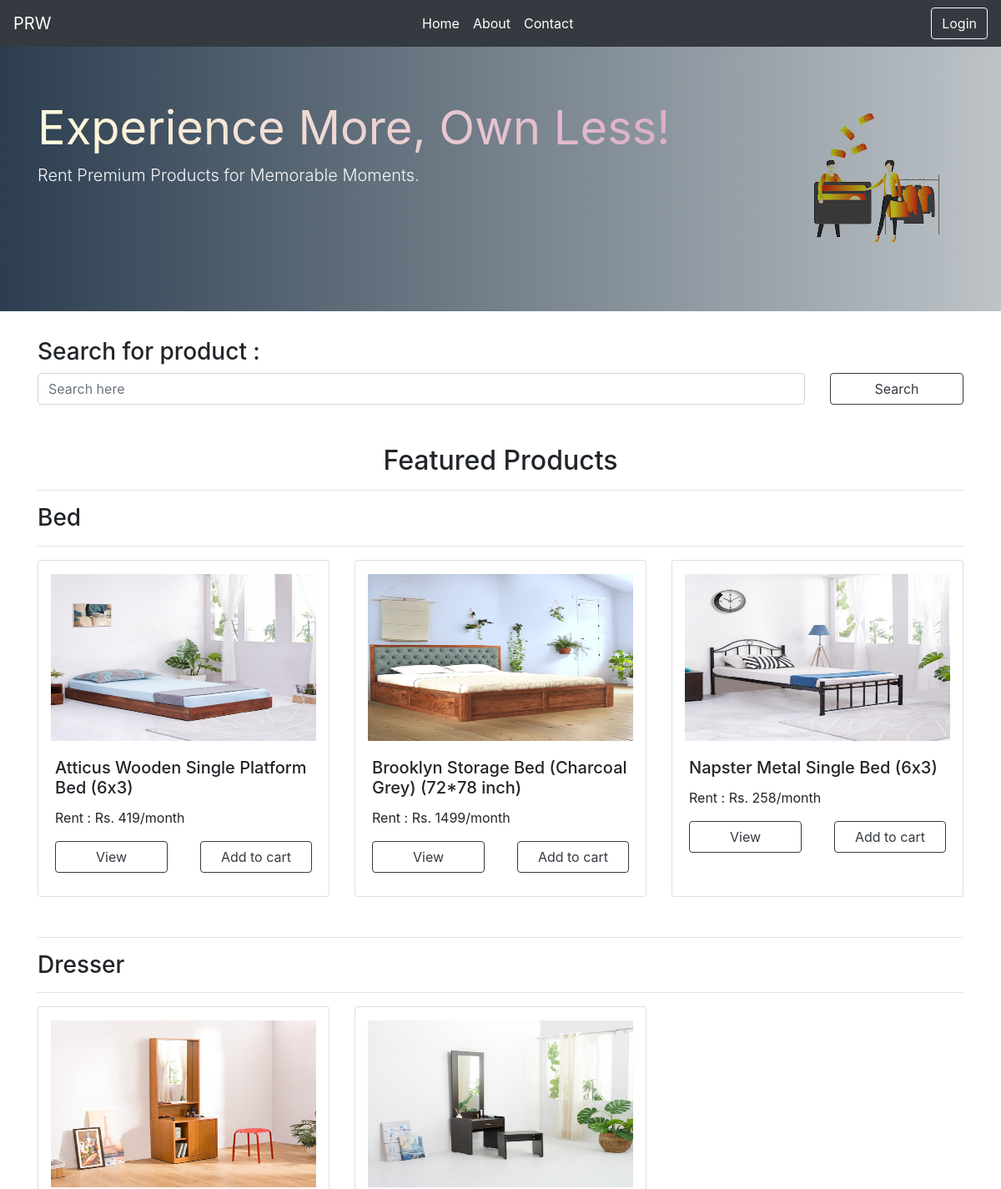
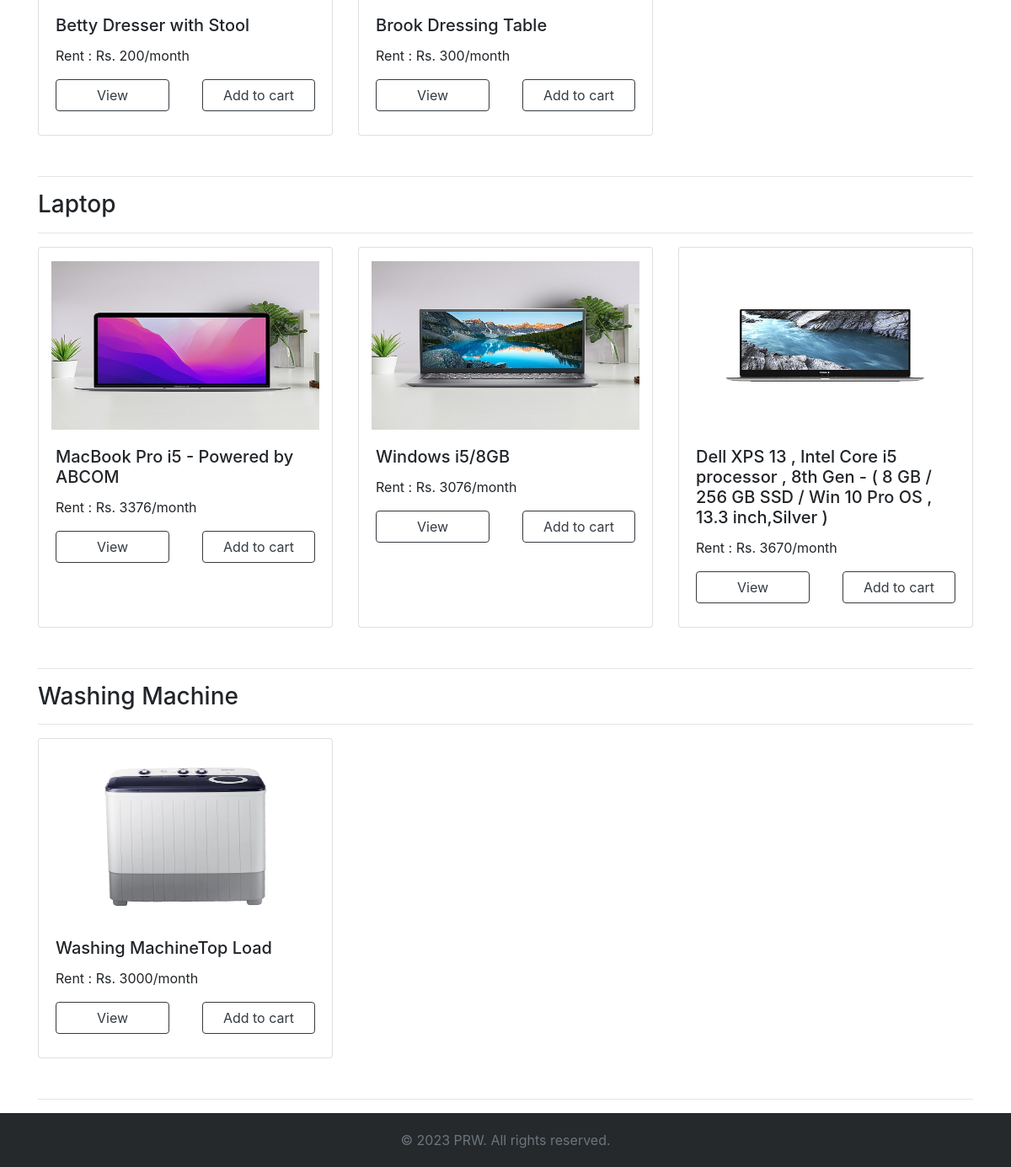
The page / on the database its author committed (2 pictures, top to bottom).
### models.py (models this page shows, shortened)
class Category(db.Model):
    category_id = db.Column(db.Integer,primary_key=True, autoincrement=True)
    category_name = db.Column(db.String(50),unique=True,nullable=False)
    category_fk = db.relationship('Product',backref='category', lazy=True, cascade="all,delete")

class Product(db.Model):
    product_id = db.Column(db.Integer,primary_key=True, autoincrement=True)
    product_name = db.Column(db.String(50),nullable=False)
    product_price = db.Column(db.Integer,nullable=True)
    product_image = db.Column(db.String(200),nullable=False)
    product_desc = db.Column(db.String(500),nullable=False)
    category_id = db.Column(db.Integer, db.ForeignKey('category.category_id'), nullable=False)
    user_id = db.Column(db.Integer, db.ForeignKey('user.user_id'), nullable=False)
    cart_fk = db.relationship('CartItem', backref='product', lazy=True, cascade="all,delete")

### routes.py (the view)
@app.route('/')
def index():
    try:
        category = Category.query.all()
        all_products = {}
        for cat in category:
            cat_products = Product.query.filter_by(category_id=cat.category_id).all()
            all_products[cat.category_name] = cat_products
        search = request.args.get('search')
        if search:
            all_products = search_products(search)
        return render_template('index.html', all_products=all_products)
    except Exception as e:
        flash('Something went wrong. Please try again !','danger')
        return redirect(url_for('index'))

### routes.py (called while the page is built)
@app.context_processor
def cart_item_count():
    if 'username' in session:
        try:
            user = User.query.filter_by(username=session['username']).first()
            cart_items = CartItem.query.filter_by(user_id=user.user_id).all()
            count = len(cart_items)
            return {'cart_item_count': count}
        except Exception as e:
            return {'cart_item_count': 0}
    else:
        return {'cart_item_count': 0}

### templates/index.html (shortened to what this page needs)
{% extends 'base.html' %}
{% block body %}
<div class="jumbotron jumbotron-fluid bg-jumb">
    <div class="container">
        <div class="row">
            <div class="col-md-9">
                <h1 class="display-4 bg-jumbtext"><b>Experience More, Own Less!</b></h1>
                <p class="lead text-light">Rent Premium Products for Memorable Moments.</p>
            </div>
            <div class="col-md-3">
                <img src="{{ url_for('static', filename='images/uploads/home_page2.png')}}" class="hide-bg"
                    alt="home page image">
            </div>
        </div>
    </div>
</div>
<section class="featured-products">
    <div class="container">
        <h3>Search for product :</h3>
        <form methods="get">
            <div class="row mb-5">
                <div class="col-md-10">
                    <input type="text" class="form-control" name="search" placeholder="Search here" required>
                </div>
                <div class="col-md-2">
                    <button type="submit" class="btn btn-outline-dark btn-block">Search</button>
                </div>
            </div>
        </form>
        <h2 class="text-center mt-3">Featured Products</h2>
        <hr>
        {% if all_products|length != 0 %}
        {% for category,products in all_products.items() %}
        <h3>{{ category }}</h3>
        <hr>
        <div class="row mb-5">
            {% for product in products %}
            <div class="col-md-4 shadow-lg">
                <div class="card w-100 h-100 mb-2">
                    <img src="{{ url_for('static', filename='images/products/' + product.product_image) }}"
                        class="container-fluid card-img-top mt-3" style="height: 200px;" alt="Product 1">
                    <div class="card-body">
                        <h5 class="card-title">{{product.product_name}}</h5>
                        <p class="card-text">Rent : Rs. {{product.product_price}}/month</p>
                        <div class="row justify-content-between">
                            <div class="col-auto">
                                <a href="/product_view_page/{{product.product_id}}"
                                    class="btn btn-outline-dark px-5">View</a>
                            </div>
                            <div class="col-auto">
                                <a href="/add_to_cart/{{product.product_id}}" class="btn btn-outline-dark px-4">Add to
                                    cart</a>
                            </div>
                        </div>
                    </div>
                </div>
            </div>
            {% endfor %}
        </div>
        <hr>
        {% endfor %}
        {% else %}
        <h4 class="text-center">No result found.</h4>
        {% endif %}
    </div>
</section>
{% endblock body %}

### templates/base.html (shortened to what this page needs)
<!doctype html>
<html lang="en">
<head>
    <link rel="stylesheet" type="text/css" href="{{ url_for('static', filename='css/style.css') }}">
    <link rel="stylesheet" href="https://cdn.jsdelivr.net/npm/bootstrap@4.0.0/dist/css/bootstrap.min.css"
>
        <link rel="stylesheet" href="https://cdn.jsdelivr.net/npm/bootstrap-icons@1.10.2/font/bootstrap-icons.css">
</head>
<body class="body-css">
    <nav class="navbar navbar-expand-lg navbar-dark bg-dark">
        <a class="navbar-brand" href="/">PRW</a>
        <div class="collapse navbar-collapse" id="navbarTogglerDemo02">
            <ul class="navbar-nav mx-auto mt-2 mt-lg-0">
                <li class="nav-item active">
                    <a class="nav-link" href="/"> Home <span class="sr-only">(current)</span></a>
                </li>
                <li class="nav-item active">
                    <a class="nav-link" href="/about"> About <span class="sr-only">(current)</span></a>
                </li>
                <li class="nav-item active">
                    <a class="nav-link" href="/contact"> Contact <span class="sr-only">(current)</span></a>
                </li>
            </ul>
            {% if 'username' in session %}
            <div class="dropdown show">
                <a class="btn btn-outline-light dropdown-toggle" href="#" role="button" id="dropdownMenuLink"
                    data-toggle="dropdown" aria-haspopup="true" aria-expanded="false">
                    Hi, {{ session['username'] }}
                </a>
                <div class="dropdown-menu drop-width" aria-labelledby="dropdownMenuLink">
                    <a class="dropdown-item btn btn-outline-dark" href="/order">Orders</a>
                    <a class="dropdown-item btn btn-outline-dark" href="/cart">Cart  <span class="badge badge-dark">{{ cart_item_count }}</span></a>
                    <a class="dropdown-item btn btn-outline-dark" href="/logout">Logout</a>
                </div>
            </div>
            {% else %}
            <a class="btn btn-outline-light my-2 my-sm-0" href="/login">Login</a>
            {% endif %}
        </div>
    </nav>
    <div class="content-wrapper">
    {% block body %}
    {% endblock body %}
    </div>
    <div class="footer">
        <div class="container">
          <span class="text-muted">© 2023 PRW. All rights reserved.</span>
        </div>
    </div>
</body>
</html>

### static/css/style.css (style rules this page uses)
.bg-jumb { background: #bdc3c7; background: -webkit-linear-gradient(to right, #2c3e50, #bdc3c7); background: linear-gradient(to right, #2c3e50, #bdc3c7); }
.bg-jumbtext { background: #d9a7c7; background: -webkit-linear-gradient(to right, #fffcdc, #d9a7c7); background: linear-gradient(to right, #fffcdc, #d9a7c7); -webkit-background-clip: text; -webkit-text-fill-color: transparent; }
.hide-bg { height: fit-content; width: fit-content; mix-blend-mode:darken; }
html { scroll-behavior: smooth; }
.body-css { margin: 0; padding: 0; display: flex; flex-direction: column; min-height: 100vh; }
.content-wrapper { flex: 1; }
.footer { background-color: #25292c; padding: 20px 0; text-align: center; }

### rows shown on the page
Category: category_name "Bed"
Product: product_image (picture), product_name "Atticus Wooden Single Platform Bed (6x3)", product_price "419"
Product: product_image (picture), product_name "Brooklyn Storage Bed (Charcoal Grey) (72*78 inch)", product_price "1499"
Product: product_image (picture), product_name "Napster Metal Single Bed (6x3)", product_price "258"
Category: category_name "Dresser"
Product: product_image (picture), product_name "Betty Dresser with Stool", product_price "200"
Product: product_image (picture), product_name "Brook Dressing Table", product_price "300"
Category: category_name "Laptop"
Product: product_image (picture), product_name "MacBook Pro i5 - Powered by ABCOM", product_price "3376"
Product: product_image (picture), product_name "Windows i5/8GB", product_price "3076"
Product: product_image (picture), product_name "Dell XPS 13 , Intel Core i5 processor , 8th Gen - ( 8 GB / 256 GB SSD / Win 10 Pro OS , 13.3 inch,Silver )", product_price "3670"
Category: category_name "Washing Machine"
Product: product_image (picture), product_name "Washing MachineTop Load", product_price "3000"
